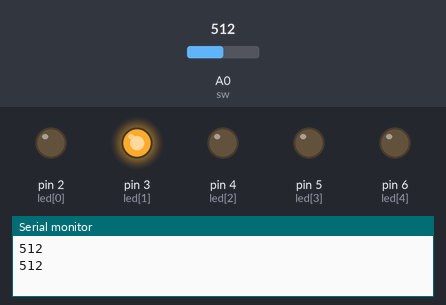
Bench run of a sketch on a simulated Arduino Uno, built with avr-gcc and run on an emulated ATmega328P. Shown: output pins drawn as LEDs (lit = HIGH), the last lines printed to the serial monitor. Dashed ring = blinking. The test bench sets the inputs (shaded band); at power-on: A0 (sw) = 512.

Above: at 5.9 s.
6.0 s: A0 (sw) set to 0
At 7.0 s:
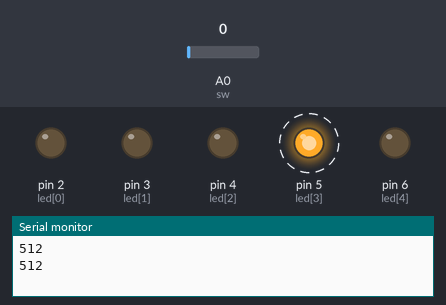
At 7.5 s:
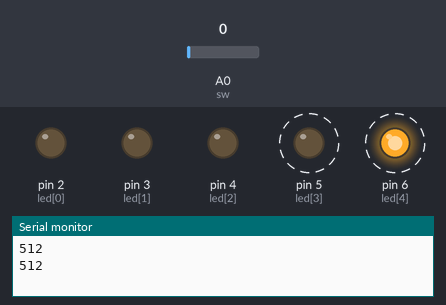
12.1 s: A0 (sw) set to 122
At 12.41 s:
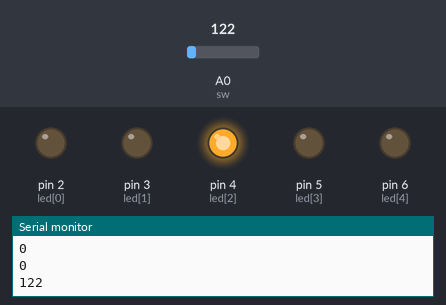
Timing chart, 0 to 24.2 s (numbered marks = the images above; inputs shaded):
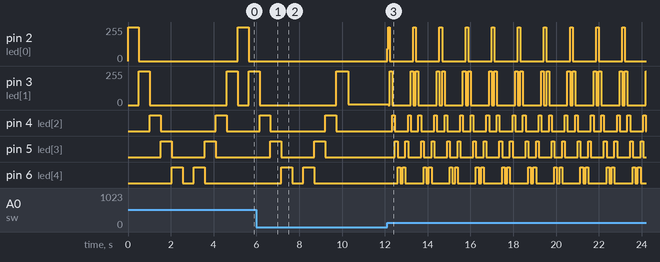

Measured:
- after the input at 6.0 s, pin 2 (led[0]): stays 0/255 (without the input it goes to 255/255 after 4.2 s); pin 4 (led[2]): goes on until 9.7 s, then stays LOW
- after the input at 12.1 s, pin 2 (led[0]): 0/255 → 92/255 at once, then moves between 0/255 and 255/255, repeating every 1.2 s; pin 3 (led[1]): 4/255 → 0/255 after 0.06 s, then repeats every 1.2 s: 255/255 0.12 s, 0/255 0.85 s, 255/255 0.12 s, 0/255 0.12 s
- by itself, pin 2 (led[0]): alternates 255/255 for 0.51 s and 0/255 for 4.6 s
- by itself, pin 4 (led[2]): alternates HIGH for 0.51 s and LOW for 2.6 s
- by itself, pin 5 (led[3]): alternates HIGH for 0.51 s and LOW for 1.5 s, 4 changes in all, then stays LOW
- by itself, pin 6 (led[4]): alternates HIGH for 0.51 s and LOW for 0.51 s, 4 changes in all, then stays LOW

The sketch:

Labo1_Oefening5_Nicholas.ino.ino
```cpp
int led[] = {2, 3, 4, 5, 6};
int sw = A0;
int wait = 1000;


void setup() {
  // put your setup code here, to run once:
  for (int i = 0; i < 5; i++)
  {
    pinMode(led[i], OUTPUT);
  }

  Serial.begin(9600);


}

void loop() {
  // put your main code here, to run repeatedly:

  int check = analogRead(sw);
  Serial.println(check);
  for (int i = 0; i < 5; i++)
  {
    digitalWrite(led[i], HIGH);
    delay(check);
    digitalWrite(led[i], LOW);
  }
  for (int i = 5; i > 0; i--)
  {

    digitalWrite(led[i], HIGH);
    delay(check);
    digitalWrite(led[i], LOW);
    //delay(wait);

  }


}
```
